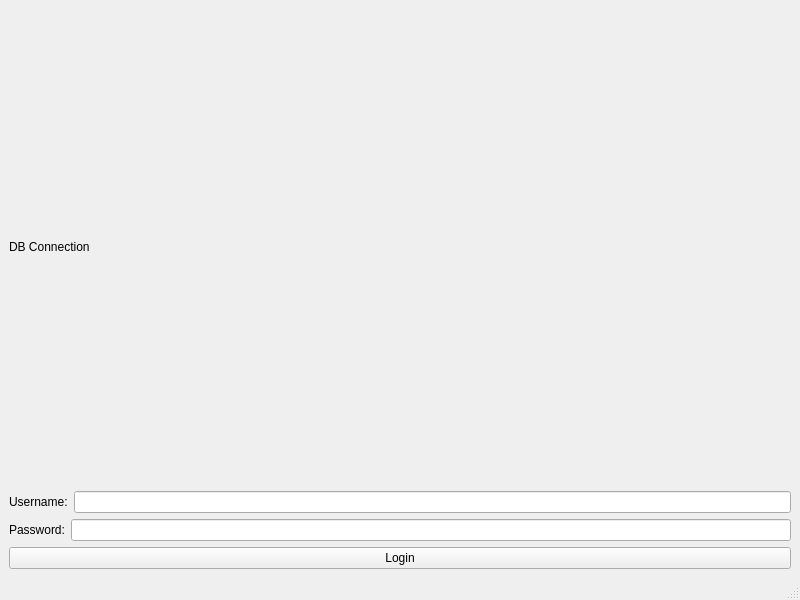
<?xml version="1.0" encoding="UTF-8"?>
<ui version="4.0">
 <class>LoginWindow</class>
 <widget class="QMainWindow" name="LoginWindow">
  <property name="geometry">
   <rect>
    <x>0</x>
    <y>0</y>
    <width>800</width>
    <height>600</height>
   </rect>
  </property>
  <property name="windowTitle">
   <string>LoginWindow</string>
  </property>
  <widget class="QWidget" name="centralwidget">
   <layout class="QVBoxLayout" name="verticalLayout_3">
    <item>
     <widget class="QLabel" name="label_DatabaseConnection">
      <property name="text">
       <string>DB Connection</string>
      </property>
     </widget>
    </item>
    <item>
     <layout class="QVBoxLayout" name="verticalLayout_2">
      <item>
       <layout class="QVBoxLayout" name="verticalLayout">
        <item>
         <layout class="QHBoxLayout" name="horizontalLayout">
          <item>
           <widget class="QLabel" name="labelUsername">
            <property name="text">
             <string>Username:</string>
            </property>
           </widget>
          </item>
          <item>
           <widget class="QLineEdit" name="lineEdit_Username"/>
          </item>
         </layout>
        </item>
        <item>
         <layout class="QHBoxLayout" name="horizontalLayout_2">
          <item>
           <widget class="QLabel" name="label_Password">
            <property name="text">
             <string>Password:</string>
            </property>
           </widget>
          </item>
          <item>
           <widget class="QLineEdit" name="lineEdit_Password"/>
          </item>
         </layout>
        </item>
       </layout>
      </item>
      <item>
       <widget class="QPushButton" name="pushButton_Login">
        <property name="text">
         <string>Login</string>
        </property>
       </widget>
      </item>
     </layout>
    </item>
   </layout>
  </widget>
  <widget class="QMenuBar" name="menubar">
   <property name="geometry">
    <rect>
     <x>0</x>
     <y>0</y>
     <width>800</width>
     <height>22</height>
    </rect>
   </property>
  </widget>
  <widget class="QStatusBar" name="statusbar"/>
 </widget>
 <resources/>
 <connections/>
</ui>
